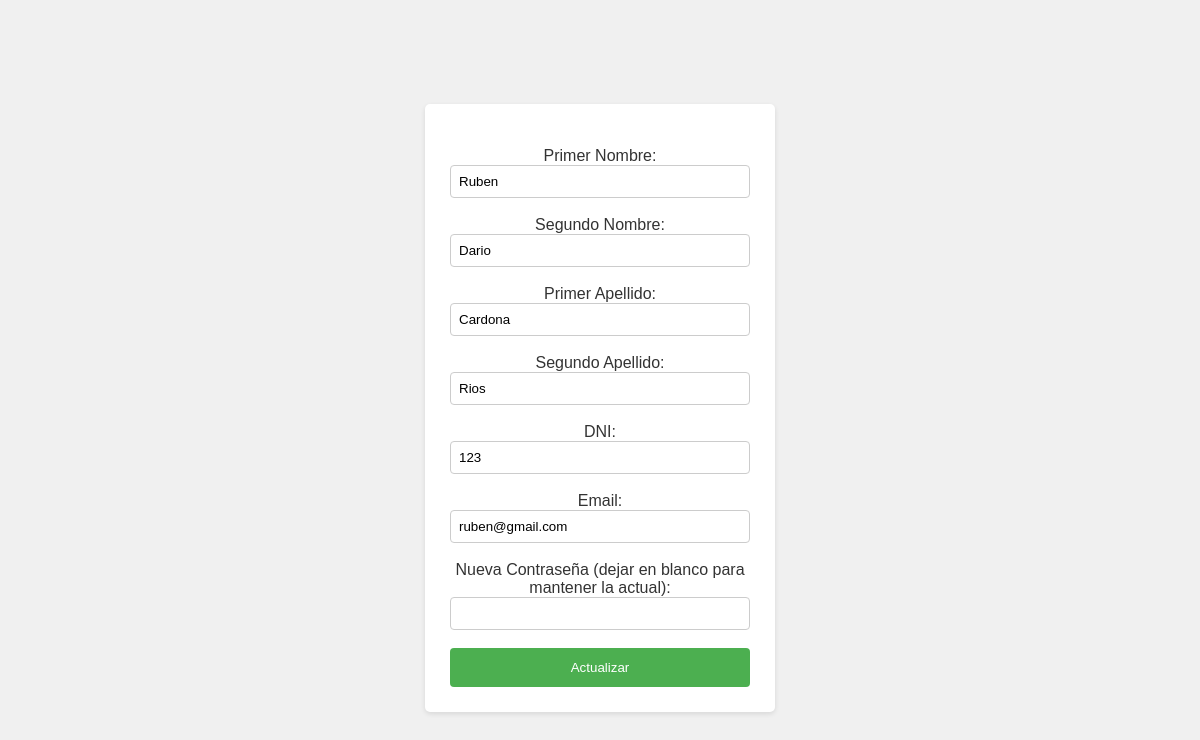
The app's page /modificaruser.php (signed in) with its own data.
### tables this page shows
CREATE TABLE `user` (
  `id` int(11) NOT NULL,
  `first_name` varchar(15) DEFAULT NULL,
  `second_name` varchar(30) DEFAULT NULL,
  `first_family_name` varchar(20) DEFAULT NULL,
  `second_family_name` varchar(25) DEFAULT NULL,
  `role_id` int(11) DEFAULT NULL,
  `dni` int(11) DEFAULT NULL,
  `dni_type_id` int(11) DEFAULT NULL,
  `email` varchar(90) DEFAULT NULL,
  `password` varchar(512) DEFAULT NULL,
  `news_id` int(11) DEFAULT NULL,
  `image` varchar(255) NOT NULL,
  `token` varchar(64) NOT NULL
);

### modificaruser.php (the view, shortened to what this page needs)
<?php
include('connect.php');
$id = $_SESSION["id"];
$result = mysqli_query($connect, "SELECT * FROM user WHERE id = $id");
if (mysqli_num_rows($result) == 1) {
    $row = mysqli_fetch_assoc($result);
} else {
    die("Error: No se encontró el usuario.");
}
?>
<!DOCTYPE html>
<html lang="en">
<head>
    <link rel="stylesheet" href="css/modificar.css">
</head>
<body>
    <center>
    <form action="<?php echo htmlspecialchars($_SERVER["PHP_SELF"]); ?>" method="post" enctype="multipart/form-data">
        <br>
        <label for="first_name">Primer Nombre:</label>
        <br>
        <input type="text" id="first_name" name="first_name" value="<?php echo $row['first_name']; ?>" required><br><br>
        <label for="second_name">Segundo Nombre:</label>
        <br>
        <input type="text" id="second_name" name="second_name" value="<?php echo $row['second_name']; ?>"><br><br>
        <label for="first_family_name">Primer Apellido:</label>
        <br>
        <input type="text" id="first_family_name" name="first_family_name" value="<?php echo $row['first_family_name']; ?>" required><br><br>
        <label for="second_family_name">Segundo Apellido:</label>
        <br>
        <input type="text" id="second_family_name" name="second_family_name" value="<?php echo $row['second_family_name']; ?>"><br><br>
        <label for="dni">DNI:</label>
        <br>
        <input type="text" id="dni" name="dni" value="<?php echo $row['dni']; ?>" required><br><br>
        <label for="email">Email:</label>
        <input type="email" id="email" name="email" value="<?php echo $row['email']; ?>" required><br><br>
        <label for="password">Nueva Contraseña (dejar en blanco para mantener la actual):</label><br>
        <input type="password" id="password" name="password"><br><br>
        <input type="submit" value="Actualizar">
    </form>
  </center>
</body>
</html>

### css/modificar.css (style rules this page uses)
body { font-family: sans-serif; display: flex; justify-content: center; align-items: center; min-height: 100vh; background-color: #f0f0f0; }
form { background-color: #fff; padding: 25px; border-radius: 5px; box-shadow: 0 2px 5px rgba(0, 0, 0, 0.1); width: 300px; }
label { text-align: center; color: #333; }
input[type="email"], input[type="text"], input[type="password"] { width: 100%; padding: 8px; box-sizing: border-box; border: 1px solid #ccc; border-radius: 4px; }
input[type="submit"] { background-color: #4CAF50; color: white; padding: 12px 20px; border: none; border-radius: 4px; cursor: pointer; width: 100%; }

### records on screen
user: first_name "Ruben", second_name "Dario", first_family_name "Cardona", second_family_name "Rios", dni "123", email "ruben@gmail.com"
